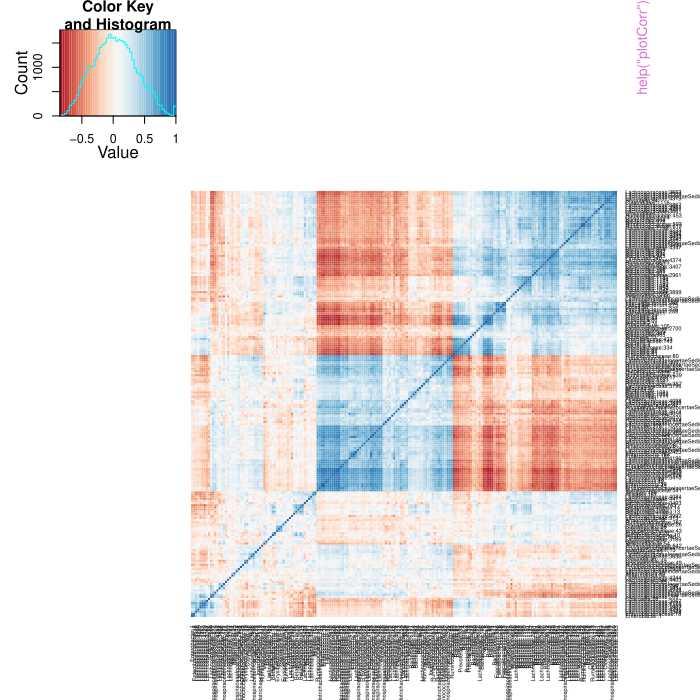

Recreate this plot in R.
pkgname <- "metagenomeSeq"
source(file.path(R.home("share"), "R", "examples-header.R"))
options(warn = 1)
library('metagenomeSeq')

assign(".oldSearch", search(), pos = 'CheckExEnv')
cleanEx()
nameEx("MRcoefs")
### * MRcoefs

flush(stderr()); flush(stdout())

### Name: MRcoefs
### Title: Table of top-ranked microbial marker gene from linear model fit
### Aliases: MRcoefs

### ** Examples

data(lungData)
k = grep("Extraction.Control",pData(lungData)$SampleType)
lungTrim = lungData[,-k]
k = which(rowSums(MRcounts(lungTrim)>0)<10)
lungTrim = lungTrim[-k,]
cumNorm(lungTrim)
smokingStatus = pData(lungTrim)$SmokingStatus
mod = model.matrix(~smokingStatus)
settings = zigControl(maxit=1,verbose=FALSE)
fit = fitZig(obj = lungTrim,mod=mod,control=settings)
head(MRcoefs(fit))



cleanEx()
nameEx("MRcounts")
### * MRcounts

flush(stderr()); flush(stdout())

### Name: MRcounts
### Title: Accessor for the counts slot of a MRexperiment object
### Aliases: MRcounts,MRexperiment-method MRcounts

### ** Examples

   data(lungData)
   head(MRcounts(lungData))



cleanEx()
nameEx("MRexperiment-class")
### * MRexperiment-class

flush(stderr()); flush(stdout())

### Name: MRexperiment
### Title: Class "MRexperiment" - a modified eSet object for the data from
###   high-throughput sequencing experiments
### Aliases: MRexperiment-class [,MRexperiment-method

### ** Examples

# See vignette



cleanEx()
nameEx("MRfisher")
### * MRfisher

flush(stderr()); flush(stdout())

### Name: MRfisher
### Title: Wrapper to run fisher's test on presence/absence of a feature.
### Aliases: MRfisher

### ** Examples

data(lungData)
k = grep("Extraction.Control",pData(lungData)$SampleType)
lungTrim = lungData[,-k]
lungTrim = lungTrim[-which(rowSums(MRcounts(lungTrim)>0)<20),]
res = MRfisher(lungTrim,pData(lungTrim)$SmokingStatus);
head(res)



cleanEx()
nameEx("MRfulltable")
### * MRfulltable

flush(stderr()); flush(stdout())

### Name: MRfulltable
### Title: Table of top microbial marker gene from linear model fit
###   including sequence information
### Aliases: MRfulltable

### ** Examples

data(lungData)
k = grep("Extraction.Control",pData(lungData)$SampleType)
lungTrim = lungData[,-k]
k = which(rowSums(MRcounts(lungTrim)>0)<10)
lungTrim = lungTrim[-k,]
cumNorm(lungTrim)
smokingStatus = pData(lungTrim)$SmokingStatus
mod = model.matrix(~smokingStatus)
settings = zigControl(maxit=1,verbose=FALSE)
fit = fitZig(obj = lungTrim,mod=mod,control=settings)
head(MRfulltable(fit))



cleanEx()
nameEx("MRtable")
### * MRtable

flush(stderr()); flush(stdout())

### Name: MRtable
### Title: Table of top microbial marker gene from linear model fit
###   including sequence information
### Aliases: MRtable

### ** Examples

data(lungData)
k = grep("Extraction.Control",pData(lungData)$SampleType)
lungTrim = lungData[,-k]
k = which(rowSums(MRcounts(lungTrim)>0)<10)
lungTrim = lungTrim[-k,]
cumNorm(lungTrim)
smokingStatus = pData(lungTrim)$SmokingStatus
mod = model.matrix(~smokingStatus)
settings = zigControl(maxit=1,verbose=FALSE)
fit = fitZig(obj = lungTrim,mod=mod,control=settings)
head(MRtable(fit))



cleanEx()
nameEx("cumNorm")
### * cumNorm

flush(stderr()); flush(stdout())

### Name: cumNorm
### Title: Cumulative sum scaling factors.
### Aliases: cumNorm

### ** Examples

data(mouseData)
cumNorm(mouseData)
head(normFactors(mouseData))



cleanEx()
nameEx("cumNormMat")
### * cumNormMat

flush(stderr()); flush(stdout())

### Name: cumNormMat
### Title: Cumulative sum scaling factors.
### Aliases: cumNormMat

### ** Examples

data(mouseData)
head(cumNormMat(mouseData))



cleanEx()
nameEx("cumNormStat")
### * cumNormStat

flush(stderr()); flush(stdout())

### Name: cumNormStat
### Title: Cumulative sum scaling percentile selection
### Aliases: cumNormStat

### ** Examples

data(mouseData)
p = round(cumNormStat(mouseData,pFlag=FALSE),digits=2)
s95=cumNorm(mouseData)



cleanEx()
nameEx("expSummary")
### * expSummary

flush(stderr()); flush(stdout())

### Name: expSummary
### Title: Access MRexperiment object experiment data
### Aliases: expSummary,MRexperiment-method expSummary

### ** Examples

data(mouseData)
expSummary(mouseData)



cleanEx()
nameEx("exportMat")
### * exportMat

flush(stderr()); flush(stdout())

### Name: exportMat
### Title: export the normalized eSet dataset as a matrix.
### Aliases: exportMatrix exportMat

### ** Examples

# see vignette



cleanEx()
nameEx("exportStats")
### * exportStats

flush(stderr()); flush(stdout())

### Name: exportStats
### Title: Various statistics of the count data.
### Aliases: exportStats

### ** Examples

# see vignette



cleanEx()
nameEx("fitZig")
### * fitZig

flush(stderr()); flush(stdout())

### Name: fitZig
### Title: Computes the weighted fold-change estimates and t-statistics.
### Aliases: fitZig

### ** Examples

data(lungData)
k = grep("Extraction.Control",pData(lungData)$SampleType)
lungTrim = lungData[,-k]
cumNorm(lungTrim)
k = which(rowSums(MRcounts(lungTrim)>0)<10)
lungTrim = lungTrim[-k,]
smokingStatus = pData(lungTrim)$SmokingStatus
mod = model.matrix(~smokingStatus)
settings = zigControl(maxit=1,verbose=FALSE)
fit = fitZig(obj = lungTrim,mod=mod,control=settings)



cleanEx()
nameEx("libSize")
### * libSize

flush(stderr()); flush(stdout())

### Name: libSize
### Title: Access sample depth of coverage from MRexperiment object
### Aliases: libSize,MRexperiment-method libSize

### ** Examples

   data(lungData)
   head(libSize(lungData))



cleanEx()
nameEx("load_meta")
### * load_meta

flush(stderr()); flush(stdout())

### Name: load_meta
### Title: Load a count dataset associated with a study.
### Aliases: load_meta metagenomicLoader

### ** Examples

dataDirectory <- system.file("extdata", package="metagenomeSeq")
lung = load_meta(file.path(dataDirectory,"CHK_NAME.otus.count.csv"))



cleanEx()
nameEx("load_metaQ")
### * load_metaQ

flush(stderr()); flush(stdout())

### Name: load_metaQ
### Title: Load a count dataset associated with a study set up in a Qiime
###   format.
### Aliases: load_metaQ qiimeLoader

### ** Examples

# see vignette



cleanEx()
nameEx("load_phenoData")
### * load_phenoData

flush(stderr()); flush(stdout())

### Name: load_phenoData
### Title: Load a clinical/phenotypic dataset associated with a study.
### Aliases: load_phenoData phenoData

### ** Examples

# see vignette



cleanEx()
nameEx("newMRexperiment")
### * newMRexperiment

flush(stderr()); flush(stdout())

### Name: newMRexperiment
### Title: Create a MRexperiment object
### Aliases: newMRexperiment

### ** Examples

cnts = matrix(abs(rnorm(1000)),nc=10)
obj <- newMRexperiment(cnts)



cleanEx()
nameEx("normFactors")
### * normFactors

flush(stderr()); flush(stdout())

### Name: normFactors
### Title: Access the normalization factors in a MRexperiment object
### Aliases: normFactors,MRexperiment-method normFactors

### ** Examples

   data(lungData)
   cumNorm(lungData)
   head(normFactors(lungData))



cleanEx()
nameEx("plotCorr")
### * plotCorr

flush(stderr()); flush(stdout())

### Name: plotCorr
### Title: Basic correlation plot function for normalized or unnormalized
###   counts.
### Aliases: plotCorr

### ** Examples

data(mouseData)
trials = pData(mouseData)$diet
plotCorr(obj=mouseData,n=200,cexRow = 0.4,cexCol = 0.4,trace="none",dendrogram="none")



cleanEx()
nameEx("plotGenus")
### * plotGenus

flush(stderr()); flush(stdout())

### Name: plotGenus
### Title: Basic plot function of the raw or normalized data.
### Aliases: genusPlot plotGenus

### ** Examples

data(mouseData)
classIndex=list(controls=which(pData(mouseData)$diet=="BK"))
classIndex$cases=which(pData(mouseData)$diet=="Western")
otuIndex = grep("Strep",fData(mouseData)$fdata)
otuIndex=otuIndex[order(rowSums(MRcounts(mouseData)[otuIndex,]),decreasing=TRUE)]
plotGenus(mouseData,otuIndex,classIndex,xlab="OTU log-normalized counts",no=1:2,xaxt="n",norm=FALSE,ylab="Strep")
lablist<-rep(c("Controls","Cases"),times=2)
axis(1, at=seq(1,4,by=1), labels = lablist)




cleanEx()
nameEx("plotMRheatmap")
### * plotMRheatmap

flush(stderr()); flush(stdout())

### Name: plotMRheatmap
### Title: Basic heatmap plot function for normalized counts.
### Aliases: plotMRheatmap

### ** Examples

data(mouseData)
trials = pData(mouseData)$diet
plotMRheatmap(obj=mouseData,n=200,trials=trials,cexRow = 0.4,cexCol = 0.4,trace="none")



cleanEx()
nameEx("plotOTU")
### * plotOTU

flush(stderr()); flush(stdout())

### Name: plotOTU
### Title: Basic plot function of the raw or normalized data.
### Aliases: plotOTU

### ** Examples

data(mouseData)
classIndex=list(controls=which(pData(mouseData)$diet=="BK"))
classIndex$cases=which(pData(mouseData)$diet=="Western")
# you can specify whether or not to normalize, and to what level
plotOTU(mouseData,otu=9083,classIndex,xlab="OTU log-normalized counts",norm=FALSE,xaxt="n",main="9083 feature abundances")
lablist<- c("Controls","Cases")
axis(1, at=seq(1,2,by=1), labels = lablist)



cleanEx()
nameEx("posterior.probs")
### * posterior.probs

flush(stderr()); flush(stdout())

### Name: posterior.probs
### Title: Access the posterior probabilities that results from analysis
### Aliases: posterior.probs,MRexperiment-method posterior.probs

### ** Examples

# see vignette



cleanEx()
nameEx("zigControl")
### * zigControl

flush(stderr()); flush(stdout())

### Name: zigControl
### Title: Settings for the fitZig function
### Aliases: settings zigControl

### ** Examples

control =  zigControl(tol=1e-10,maxit=10,verbose=FALSE)



### * <FOOTER>
###
cat("Time elapsed: ", proc.time() - get("ptime", pos = 'CheckExEnv'),"\n")
grDevices::dev.off()
###
### Local variables: ***
### mode: outline-minor ***
### outline-regexp: "\\(> \\)?### [*]+" ***
### End: ***
quit('no')
